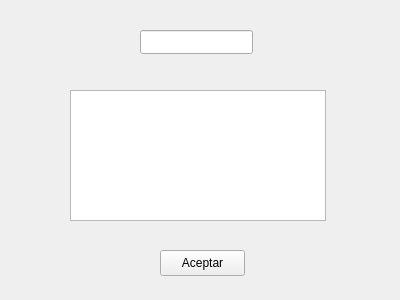
<?xml version="1.0" encoding="UTF-8"?>
<ui version="4.0">
 <class>Prueba_clases</class>
 <widget class="QWidget" name="Prueba_clases">
  <property name="geometry">
   <rect>
    <x>0</x>
    <y>0</y>
    <width>400</width>
    <height>300</height>
   </rect>
  </property>
  <property name="windowTitle">
   <string>Form</string>
  </property>
  <widget class="QLineEdit" name="lineEdit">
   <property name="geometry">
    <rect>
     <x>140</x>
     <y>30</y>
     <width>113</width>
     <height>24</height>
    </rect>
   </property>
  </widget>
  <widget class="QPushButton" name="pushButton">
   <property name="geometry">
    <rect>
     <x>160</x>
     <y>250</y>
     <width>85</width>
     <height>26</height>
    </rect>
   </property>
   <property name="text">
    <string>Aceptar</string>
   </property>
  </widget>
  <widget class="QListWidget" name="listWidget">
   <property name="geometry">
    <rect>
     <x>70</x>
     <y>90</y>
     <width>256</width>
     <height>131</height>
    </rect>
   </property>
  </widget>
 </widget>
 <resources/>
 <connections/>
</ui>
